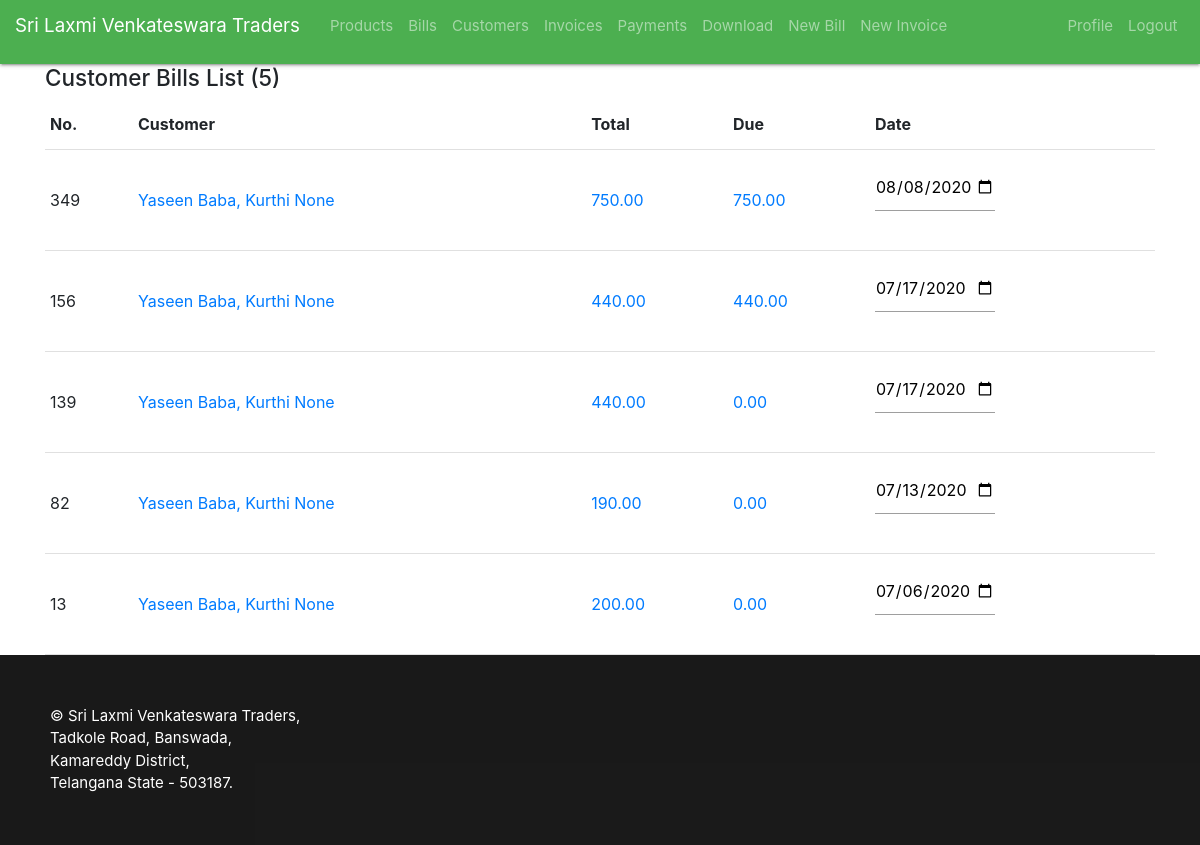
The page /customer/12/bills/ (signed in) on the database its author committed.
### home/models.py (models this page shows, shortened)
class Bill(models.Model):
    customer = models.ForeignKey('Customer',on_delete=models.CASCADE)
    date = models.DateTimeField(auto_now_add=True)
    total = models.DecimalField(max_digits=10,decimal_places=2,default=0)
    due = models.DecimalField(max_digits=10, decimal_places=2,default=0)

class Customer(models.Model):
    name = models.CharField(max_length=64)
    phone = models.IntegerField(null=True)
    email = models.EmailField(null=True)
    id_in_book = models.IntegerField(default=0)
    address = models.ForeignKey(Village,models.CASCADE,related_name='user_address')#models.CharField(max_length=128)
    due = models.DecimalField(default=0,decimal_places=2,max_digits=10)
    def __str__(self):
        phone = ''
        if self.phone != -1:
            phone = self.phone
        return " "+self.name+", "+" "+self.address.village+" "+str(phone)

class Village(models.Model):
    village = models.CharField(max_length=64)
    mandal = models.CharField(max_length=64)
    district = models.CharField(max_length=64)

### home/views.py (the view)
# urls.py: path('customer/<int:id>/bills/',CustomerBillsListView.as_view(),name='customer_bills'),
class CustomerBillsListView(LoginRequiredMixin, PermissionRequiredMixin, MyListView):
    model = Bill
    permission_required = 'view_bill'
    template_name = 'home/customer_bill_list.html'
    context_object_name = 'bills'
    order_by = 'date'
    order = 'desc'
    table = "home_bill AS b INNER JOIN home_customer AS c ON b.customer_id = c.id"
    sort_links = ['id','c.name','total','due','date']
    def get_queryset(self):
        customer = get_object_or_404(Customer,id=self.kwargs.get('id'))
        self.where = " c.id = "+str(customer.id)
        return super().get_queryset()
    def get_context_data(self):
         context = super().get_context_data()
         context['customer'] = get_object_or_404(Customer,id=self.kwargs.get('id'))
         return context

### home/views.py (called while the page is built)
    def get_context_data(self):
        context = super().get_context_data()
        context['sort_links'] = self.sort_links
        context['page'] = self.page
        context['order'] = self.order
        context['order_by'] = self.order_by
        context['paginate_by'] = self.paginate_by
        return context

    def get_queryset(self):
        if self.request.method == 'GET':
            GET = self.request.GET
            if 'page' in GET:
                self.page = GET['page']
            if 'order_by' in GET:
                self.order_by = GET['order_by']
            if 'order' in GET :
                self.order = GET['order']
        if self.table :
            return self.model.objects.raw("SELECT * FROM "+self.table+" WHERE "+self.where+" ORDER BY "+self.order_by+" "+self.order)#+" LIMIT "+str(int(self.page))+" , "+str(int(self.paginate_by)))
        return self.model.objects.raw("SELECT * FROM home_"+self.model._meta.object_name+" WHERE "+self.where+" ORDER BY "+self.order_by+" "+self.order)#+" LIMIT "+str(int(self.page))+" , "+str(int(self.paginate_by)))

### home/templates/home/customer_bill_list.html (shortened to what this page needs)
{% extends 'home/list.html' %}
{% block content %}
    <h4>Customer Bills List ({{ page_obj.paginator.count }})</h4>
    {% if bills %}
        <table>
            <thead>
                <tr>
                    <th>No.</th>
                    <th>Customer</th>
                    <th>Total</th>
                    <th>Due</th>
                    <th>Date</th>
                </tr>
            </thead>
            <tbody>
            {% for b in bills %}
                <tr>
                    <td>{{ b.id }}</td>
                    <td><a href="#">{{b.customer}}</a></td>
                    <td><a href="{% url 'bill_particular' b.id %}">{{ b.total }}</a></td>
                    <td><a href="{% url 'payment' b.id %}">{{ b.due }}</a></td>
                    <td><span class="date"><form method="POST" action="{% url 'bill_date_update' b.id %}"><input type="date" name="date" value="{{ b.date.date.isoformat }}" /> </form></span></td>
                </tr>
            {% endfor %}
            </tbody>
        </table>
    {% endif %}
{% endblock %}

### home/static/home/main.css (style rules this page uses)
.date input { max-width: 8rem; }

### rows shown on the page
Bill: id "349", customer "Yaseen Baba, Kurthi None", total "750.00", due "750.00", date "08/08/2020"
Bill: id "156", customer "Yaseen Baba, Kurthi None", total "440.00", due "440.00", date "07/17/2020"
Bill: id "139", customer "Yaseen Baba, Kurthi None", total "440.00", due "0.00", date "07/17/2020"
Bill: id "82", customer "Yaseen Baba, Kurthi None", total "190.00", due "0.00", date "07/13/2020"
Bill: id "13", customer "Yaseen Baba, Kurthi None", total "200.00", due "0.00", date "07/06/2020"

### other values the page prints
{{ page_obj.paginator.count }} "5"
